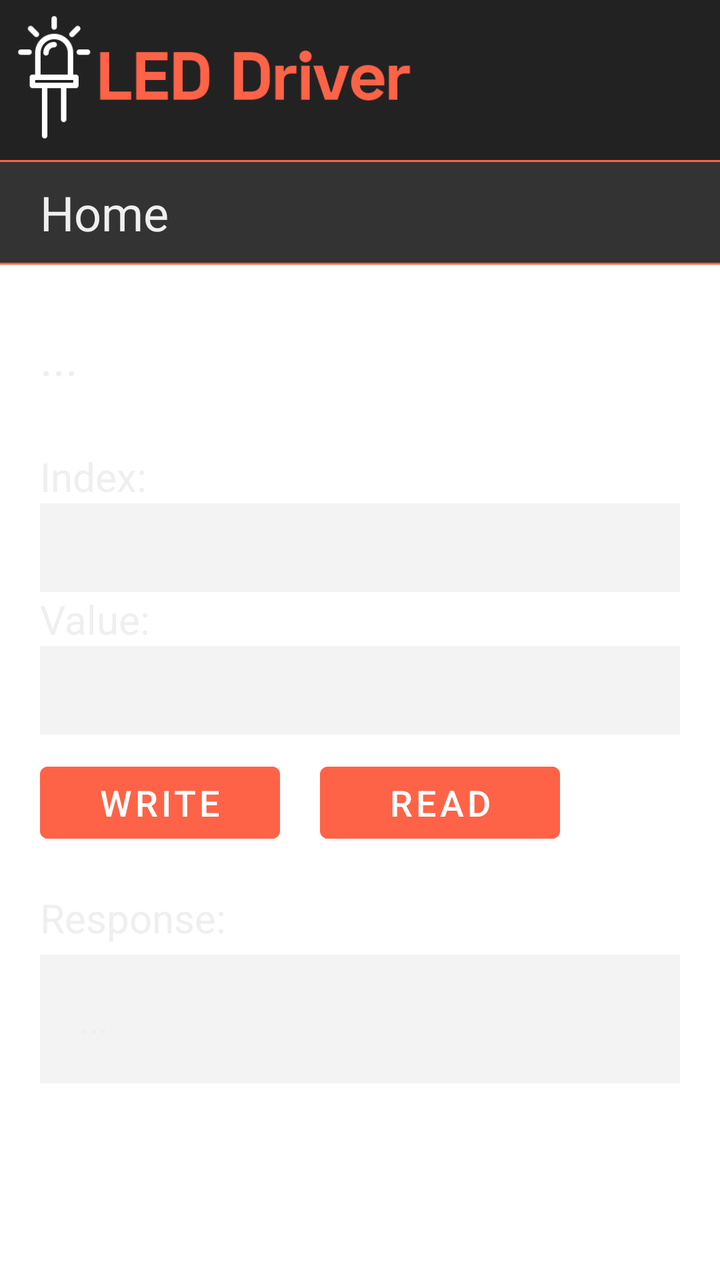
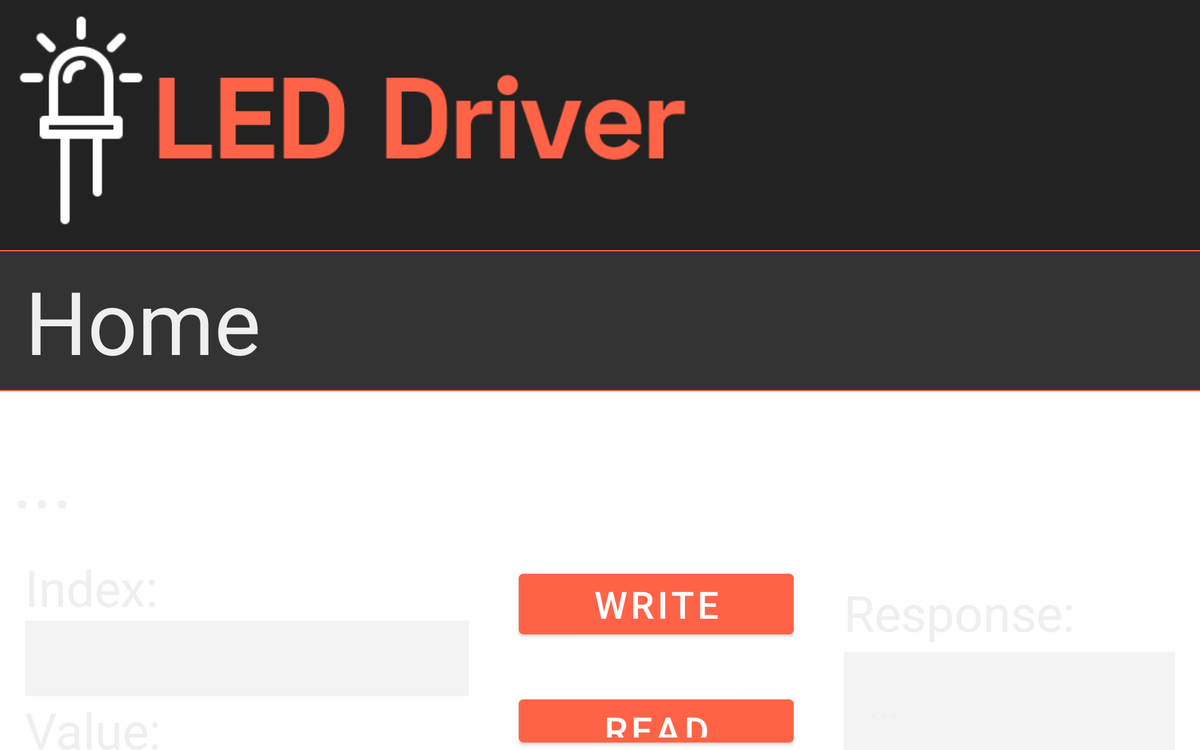

One screen, two layout resources from the same app: the default and the repository's alternative for another configuration. Each is rendered where Android would select it; the XML of both is given below.
<!-- AndroidManifest.xml: application theme Theme.Projekt_Aplikacja_Mobilna -->
<!-- res/layout/modules.xml -->
<?xml version="1.0" encoding="utf-8"?>
<androidx.constraintlayout.widget.ConstraintLayout xmlns:android="http://schemas.android.com/apk/res/android"
    xmlns:app="http://schemas.android.com/apk/res-auto"
    xmlns:tools="http://schemas.android.com/tools"
    android:layout_width="match_parent"
    android:layout_height="match_parent"
    android:scaleType="centerCrop"
    android:animateLayoutChanges="false"
    tools:context=".MainActivity">

    <ImageView
        android:id="@+id/imageBackground"
        android:layout_width="match_parent"
        android:layout_height="match_parent"
        android:layout_alignParentLeft="true"
        android:scaleType="centerCrop"
        android:layout_alignParentTop="true"
        android:src="@drawable/prism"/>

    <LinearLayout
        android:layout_width="match_parent"
        android:layout_height="match_parent"
        android:orientation="vertical">

        <ImageView
            android:id="@+id/imageLogo"
            android:layout_width="match_parent"
            android:layout_height="80dp"
            android:layout_alignParentLeft="true"
            android:scaleType="fitStart"
            android:layout_alignParentTop="true"
            android:background="#ff222222"
            android:padding="5dp"
            android:src="@drawable/logo2"/>
        android:src="@drawable/logo2"/>

        <TextView
            android:id="@+id/textHome"
            android:layout_width="match_parent"
            android:layout_height="wrap_content"
            android:text="Home"
            android:onClick="onOptionClicked"
            android:textColor="#EFEFEF"
            android:background="@drawable/back_border"
            app:layout_constraintBottom_toBottomOf="parent"
            app:layout_constraintLeft_toLeftOf="parent"
            app:layout_constraintRight_toRightOf="parent"
            android:paddingLeft="20dp"
            android:paddingVertical="10dp"
            android:textSize="24dp"
            app:layout_constraintTop_toTopOf="parent" />

        <TextView
            android:id="@+id/textOutput"
            android:layout_width="match_parent"
            android:layout_height="wrap_content"
            android:textColor="#EFEFEF"
            android:paddingLeft="20dp"
            android:paddingVertical="10dp"
            android:layout_marginBottom="20dp"
            android:textSize="24dp"
            android:layout_marginTop="20dp"
            android:text="..." />

        <TextView
            android:id="@+id/textView"
            android:layout_width="match_parent"
            android:layout_height="wrap_content"
            android:textSize="20dp"
            android:paddingLeft="20dp"
            android:textColor="#EFEFEF"
            android:text="Index:" />

        <EditText
            android:id="@+id/modbusIndex"
            android:layout_width="match_parent"
            android:layout_height="wrap_content"
            android:ems="10"
            android:padding="10dp"
            android:background="#19818181"
            android:layout_marginLeft="20dp"
            android:layout_marginRight="20dp"
            android:textColor="#EFEFEF"
            android:inputType="number" />

        <TextView
            android:id="@+id/textView2"
            android:layout_width="match_parent"
            android:layout_height="wrap_content"
            android:textSize="20dp"
            android:paddingLeft="20dp"
            android:textColor="#EFEFEF"
            android:text="Value:" />

        <EditText
            android:id="@+id/modbusValue"
            android:layout_width="match_parent"
            android:layout_height="wrap_content"
            android:layout_marginLeft="20dp"
            android:layout_marginRight="20dp"
            android:padding="10dp"
            android:background="#19818181"
            android:ems="10"
            android:inputType="number"
            android:textColor="#EFEFEF" />

    <LinearLayout
        android:layout_width="match_parent"
        android:layout_height="wrap_content"
        android:orientation="horizontal">
        <Button
            android:id="@+id/modbusButtonWrite"
            android:layout_width="120dp"
            android:layout_height="wrap_content"
            android:layout_marginLeft="20dp"
            android:layout_marginTop="10dp"
            android:backgroundTint="#ff6347"
            android:text="Write"
            android:textSize="18dp" />

        <Button
            android:id="@+id/modbusButtonRead"
            android:layout_width="120dp"
            android:layout_height="wrap_content"
            android:layout_marginLeft="20dp"
            android:layout_marginTop="10dp"
            android:backgroundTint="#ff6347"
            android:text="Read"
            android:textSize="18dp" />
    </LinearLayout>

        <TextView
            android:id="@+id/textView3"
            android:layout_width="match_parent"
            android:layout_height="wrap_content"
            android:textSize="20dp"
            android:layout_marginTop="20dp"
            android:paddingLeft="20dp"
            android:textColor="#EFEFEF"
            android:text="Response:" />

        <TextView
            android:id="@+id/modbusRes"
            android:layout_width="match_parent"
            android:layout_height="wrap_content"
            android:layout_marginTop="5dp"
            android:padding="20dp"
            android:layout_marginHorizontal="20dp"
            android:background="#19818181"
            android:paddingLeft="20dp"
            android:text="..."
            android:textColor="#EFEFEF"
            android:textSize="18dp" />


    </LinearLayout>

</androidx.constraintlayout.widget.ConstraintLayout>
<!-- resources referenced by this layout -->
<resources>
  <!-- drawable back_border (drawable) -->
  <?xml version="1.0" encoding="utf-8"?>
  <layer-list xmlns:android="http://schemas.android.com/apk/res/android" >
      <item>
          <shape
              android:shape="rectangle">
              <stroke android:width="3dp" android:color="#FFff6347" />
              <solid android:color="#cc333333" />
          </shape>
      </item>
  
      <item android:top="1dp" android:bottom="1dp">
          <shape
              android:shape="rectangle">
              <stroke android:width="3dp" android:color="#FF333333" />
              <solid android:color="#FF333333" />
          </shape>
      </item>
  
  </layer-list>
  <!-- drawable logo2: png bitmap (drawable-v24, 5789 bytes) -->
  <style name="Theme.Projekt_Aplikacja_Mobilna" parent="Theme.MaterialComponents.DayNight.NoActionBar">
          
          <item name="colorPrimary">@color/purple_500</item>
          <item name="colorPrimaryVariant">@color/purple_700</item>
          <item name="colorOnPrimary">@color/white</item>
          
          <item name="colorSecondary">@color/teal_200</item>
          <item name="colorSecondaryVariant">@color/teal_700</item>
          <item name="colorOnSecondary">@color/black</item>
          
          <item name="android:statusBarColor" tools:targetApi="l">#FF000000</item>
          
      </style>
</resources>
<!-- res/layout-sw600dp-large-land/modules.xml (the repository's variant of the layout above) -->
<!-- drawn on a 7-inch tablet turned sideways -->
<?xml version="1.0" encoding="utf-8"?>
<androidx.constraintlayout.widget.ConstraintLayout xmlns:android="http://schemas.android.com/apk/res/android"
    xmlns:app="http://schemas.android.com/apk/res-auto"
    xmlns:tools="http://schemas.android.com/tools"
    android:layout_width="match_parent"
    android:layout_height="match_parent"
    android:scaleType="centerCrop"
    android:animateLayoutChanges="false"
    tools:context=".MainActivity">

    <ImageView
        android:id="@+id/imageBackground"
        android:layout_width="match_parent"
        android:layout_height="match_parent"
        android:layout_alignParentLeft="true"
        android:scaleType="centerCrop"
        android:layout_alignParentTop="true"
        android:src="@drawable/prism"/>

    <LinearLayout
        android:layout_width="match_parent"
        android:layout_height="match_parent"
        android:orientation="vertical">

        <ImageView
            android:id="@+id/imageLogo"
            android:layout_width="match_parent"
            android:layout_height="200dp"
            android:layout_alignParentLeft="true"
            android:scaleType="fitStart"
            android:layout_alignParentTop="true"
            android:background="#ff222222"
            android:padding="5dp"
            android:src="@drawable/logo2"/>
        android:src="@drawable/logo2"/>

        <TextView
            android:id="@+id/textHome"
            android:layout_width="match_parent"
            android:layout_height="wrap_content"
            android:text="Home"
            android:onClick="onOptionClicked"
            android:textColor="#EFEFEF"
            android:background="@drawable/back_border"
            app:layout_constraintBottom_toBottomOf="parent"
            app:layout_constraintLeft_toLeftOf="parent"
            app:layout_constraintRight_toRightOf="parent"
            android:paddingLeft="20dp"
            android:paddingVertical="10dp"
            android:textSize="70dp"
            app:layout_constraintTop_toTopOf="parent" />

        <TextView
            android:id="@+id/textOutput"
            android:layout_width="match_parent"
            android:layout_height="wrap_content"
            android:textColor="#EFEFEF"
            android:paddingLeft="10dp"
            android:paddingVertical="10dp"
            android:layout_marginBottom="10dp"
            android:textSize="60dp"
            android:layout_marginTop="20dp"
            android:text="..." />

        <LinearLayout
            android:layout_width="match_parent"
            android:layout_height="wrap_content"
            android:orientation="horizontal">

            <LinearLayout
                android:layout_width="wrap_content"
                android:layout_height="wrap_content"
                android:orientation="vertical">

            <TextView
                android:id="@+id/textView"
                android:layout_width="match_parent"
                android:layout_height="wrap_content"
                android:textSize="40dp"
                android:paddingLeft="20dp"
                android:textColor="#EFEFEF"
                android:text="Index:" />

            <EditText
                android:id="@+id/modbusIndex"
                android:layout_width="match_parent"
                android:layout_height="wrap_content"
                android:ems="10"
                android:padding="10dp"
                android:textSize="30dp"
                android:background="#19818181"
                android:layout_marginLeft="20dp"
                android:layout_marginRight="20dp"
                android:textColor="#EFEFEF"
                android:inputType="number" />

            <TextView
                android:id="@+id/textView2"
                android:layout_width="match_parent"
                android:layout_height="wrap_content"
                android:textSize="40dp"
                android:paddingLeft="20dp"
                android:textColor="#EFEFEF"
                android:text="Value:" />

            <EditText
                android:id="@+id/modbusValue"
                android:layout_width="match_parent"
                android:layout_height="wrap_content"
                android:layout_marginLeft="20dp"
                android:layout_marginRight="20dp"
                android:padding="10dp"
                android:background="#19818181"
                android:ems="10"
                android:textSize="30dp"
                android:inputType="number"
                android:textColor="#EFEFEF" />

        </LinearLayout>

        <LinearLayout
            android:layout_width="wrap_content"
            android:layout_height="wrap_content"
            android:layout_marginRight="20dp"
            android:orientation="vertical">
            <Button
                android:id="@+id/modbusButtonWrite"
                android:layout_width="220dp"
                android:layout_height="wrap_content"
                android:layout_marginLeft="20dp"
                android:layout_marginTop="10dp"
                android:backgroundTint="#ff6347"
                android:text="Write"
                android:textSize="30dp" />

            <Button
                android:id="@+id/modbusButtonRead"
                android:layout_width="220dp"
                android:layout_height="wrap_content"
                android:layout_marginLeft="20dp"
                android:layout_marginTop="40dp"
                android:backgroundTint="#ff6347"
                android:text="Read"
                android:textSize="30dp" />
        </LinearLayout>

            <LinearLayout
                android:layout_width="match_parent"
                android:layout_height="wrap_content"
                android:orientation="vertical">

                <TextView
                    android:id="@+id/textView3"
                    android:layout_width="match_parent"
                    android:layout_height="wrap_content"
                    android:textSize="40dp"
                    android:layout_marginTop="20dp"
                    android:paddingLeft="20dp"
                    android:textColor="#EFEFEF"
                    android:text="Response:" />

                <TextView
                    android:id="@+id/modbusRes"
                    android:layout_width="match_parent"
                    android:layout_height="wrap_content"
                    android:layout_marginTop="5dp"
                    android:padding="20dp"
                    android:textSize="30dp"
                    android:layout_marginHorizontal="20dp"
                    android:background="#19818181"
                    android:paddingLeft="20dp"
                    android:text="..."
                    android:textColor="#EFEFEF" />

            </LinearLayout>

    </LinearLayout>


    </LinearLayout>

</androidx.constraintlayout.widget.ConstraintLayout>
